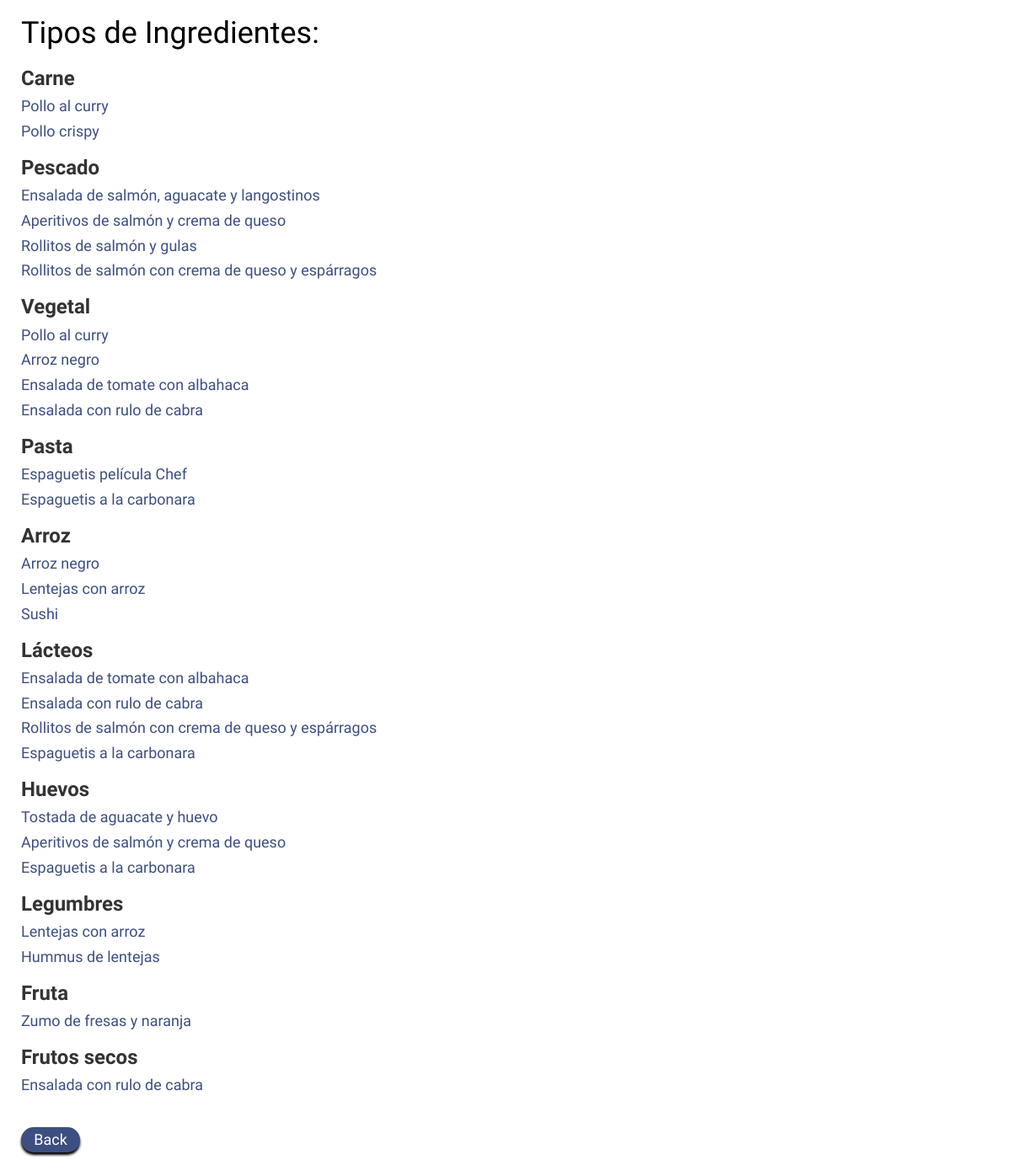
The app's page /listaIngredientes, older data.
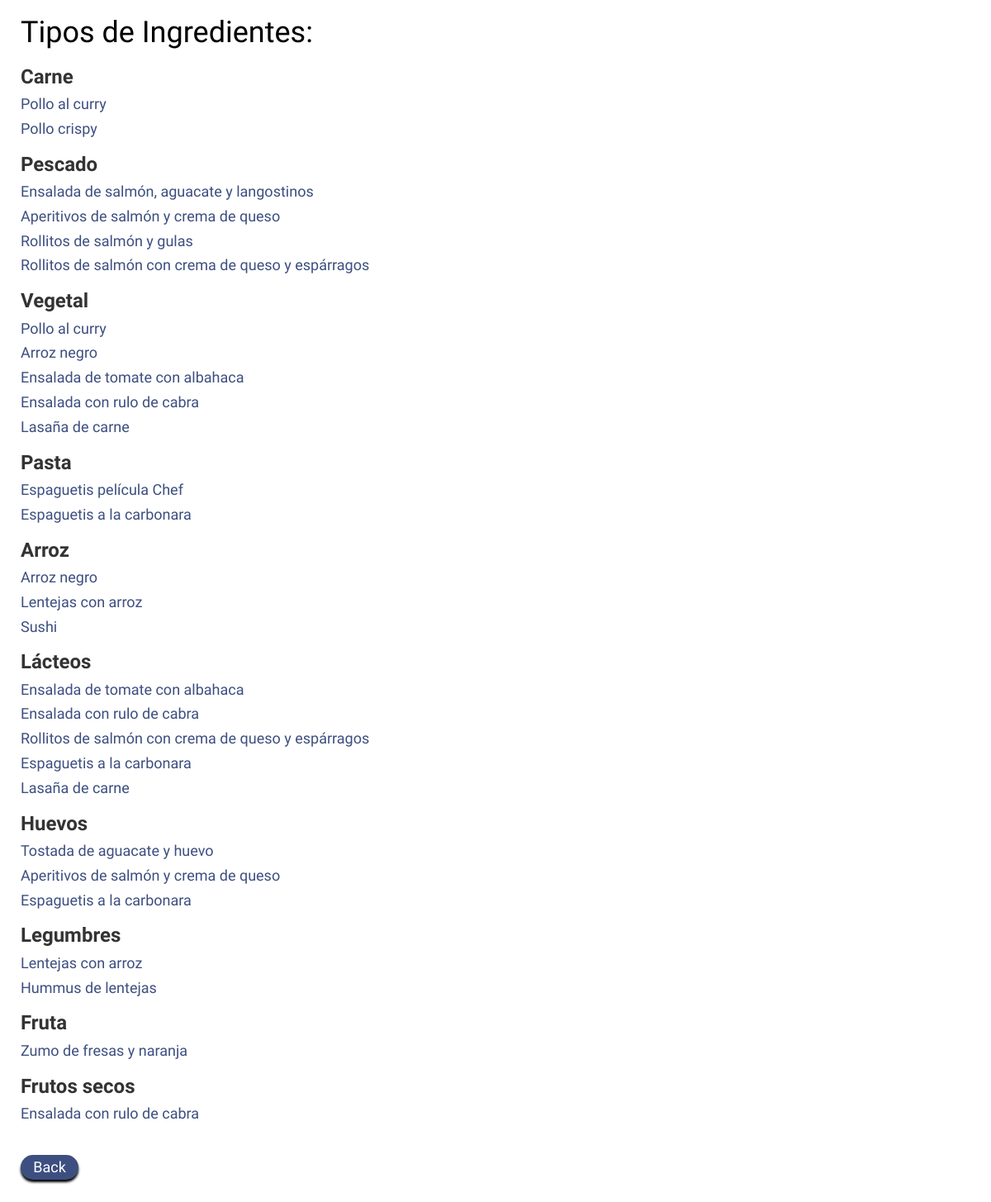
The same page, newer data.
### RecipesAndFun/models.py (models this page shows, shortened)
class receta(models.Model):
    nombre_receta= models.CharField(max_length=100)
    ingredientes= models.TextField(help_text='Escribe los ingredientes')
    preparacion= models.TextField(help_text='Preparación y pasos a seguir')
    tiempo_preparacion= models.IntegerField(help_text='Minutos para realizar la receta',default=60)
    receta_privada = models.BooleanField(default=False)
    review= models.CharField(help_text='Espacio para comentarios', max_length=1000, null=True,blank=True)
    rating= models.IntegerField
    fecha_publicacion= models.DateTimeField(blank=True, null=True)
    autor= models.ForeignKey(User, on_delete=models.CASCADE)

### RecipesAndFun/views.py (the view)
# urls.py: path('listaIngredientes', views.ingredient_list),
def ingredient_list(request):
    context={}
    tipo_comida ={}
    tipo_comida['carne'] = ingrediente.objects.filter(tipo='carne')
    tipo_comida['pescado'] = ingrediente.objects.filter(tipo='pescado')
    tipo_comida['vegetal'] = ingrediente.objects.filter(tipo='vegetal')
    tipo_comida['pasta'] = ingrediente.objects.filter(tipo='pasta')
    tipo_comida['arroz'] = ingrediente.objects.filter(tipo='arroz')
    tipo_comida['lacteo'] = ingrediente.objects.filter(tipo='lacteo')
    tipo_comida['fruta'] = ingrediente.objects.filter(tipo='fruta')
    tipo_comida['huevos'] = ingrediente.objects.filter(tipo='huevos')
    tipo_comida['legumbres'] = ingrediente.objects.filter(tipo='legumbres')
    tipo_comida['frutossecos'] = ingrediente.objects.filter(tipo='frutossecos')
    recetas_de = {}
    recetas_de['pollo'] = receta.objects.filter(ingredientes__contains='pollo')
    recetas_de['salmon'] = receta.objects.filter(ingredientes__contains='salmon')
    recetas_de['tomate'] = receta.objects.filter(ingredientes__contains='tomate')
    recetas_de['espaguetis'] = receta.objects.filter(ingredientes__contains='espaguetis')
    recetas_de['arroz'] = receta.objects.filter(ingredientes__contains='arroz')
    recetas_de['queso'] = receta.objects.filter(ingredientes__contains='queso')
    recetas_de['huevos'] = receta.objects.filter(ingredientes__contains='huevos')
    recetas_de['lentejas'] = receta.objects.filter(ingredientes__contains='lentejas')
    recetas_de['nueces'] = receta.objects.filter(ingredientes__contains='nueces')
    recetas_de['fresas'] = receta.objects.filter(ingredientes__contains='fresas')
    context={
        'recetas_de':recetas_de,
        'tipo_comida':tipo_comida
    }
    return render(request, "listaIngredientes.html", context)

### templates/listaIngredientes.html (shortened to what this page needs)
{% load static %}
<head>
    <link rel="stylesheet" href="//maxcdn.bootstrapcdn.com/bootstrap/3.2.0/css/bootstrap.min.css">
    <link rel="stylesheet" href="//maxcdn.bootstrapcdn.com/bootstrap/3.2.0/css/bootstrap-theme.min.css">
    <link rel="stylesheet" href="{% static 'css/recipesandfun.css' %}">
    <h1>Tipos de Ingredientes:</h1>
</head>
<body>
    <h3>Carne</h3>
    {%  for receta in recetas_de.pollo %}
        {% if receta.receta_privada == False %}
        <div>
            <h4><a href="{% url 'recipe_details' receta.id %}">
                {{ receta.nombre_receta }}</a></h4>
        </div>
        {% endif %}
    {% endfor %}
    <h3>Pescado</h3>
    {%  for receta in recetas_de.salmon %}
        {% if receta.receta_privada == False %}
        <div>
            <h4><a href="{% url 'recipe_details' receta.id %}">
                {{ receta.nombre_receta }}</a></h4>
        </div>
        {% endif %}
    {% endfor %}
    <h3>Vegetal</h3>
    {%  for receta in recetas_de.tomate %}
        {% if receta.receta_privada == False %}
        <div>
            <h4><a href="{% url 'recipe_details' receta.id %}">
                {{ receta.nombre_receta }}</a></h4>
        </div>
        {% endif %}
    {% endfor %}
    <h3>Pasta</h3>
    {%  for receta in recetas_de.espaguetis %}
        {% if receta.receta_privada == False %}
        <div>
            <h4><a href="{% url 'recipe_details' receta.id %}">
                {{ receta.nombre_receta }}</a></h4>
        </div>
        {% endif %}
    {% endfor %}
    <h3>Arroz</h3>
    {%  for receta in recetas_de.arroz %}
        {% if receta.receta_privada == False %}
        <div>
            <h4><a href="{% url 'recipe_details' receta.id %}">
                {{ receta.nombre_receta }}</a></h4>
        </div>
        {% endif %}
    {% endfor %}
    <h3>Lácteos</h3>
    {%  for receta in recetas_de.queso %}
        {% if receta.receta_privada == False %}
        <div>
            <h4><a href="{% url 'recipe_details' receta.id %}">
                {{ receta.nombre_receta }}</a></h4>
        </div>
        {% endif %}
    {% endfor %}
    <h3>Huevos</h3>
    {%  for receta in recetas_de.huevos %}
        {% if receta.receta_privada == False %}
        <div>
            <h4><a href="{% url 'recipe_details' receta.id %}">
                {{ receta.nombre_receta }}</a></h4>
        </div>
        {% endif %}
    {% endfor %}
    <h3>Legumbres</h3>
    {%  for receta in recetas_de.lentejas %}
        {% if receta.receta_privada == False %}
        <div>
            <h4><a href="{% url 'recipe_details' receta.id %}">
                {{ receta.nombre_receta }}</a></h4>
        </div>
        {% endif %}
    {% endfor %}
    <h3>Fruta</h3>
    {%  for receta in recetas_de.fresas %}
        {% if receta.receta_privada == False %}
        <div>
            <h4><a href="{% url 'recipe_details' receta.id %}">
                {{ receta.nombre_receta }}</a></h4>
        </div>
        {% endif %}
    {% endfor %}
    <h3>Frutos secos</h3>
    {%  for receta in recetas_de.nueces %}
        {% if receta.receta_privada == False %}
        <div>
            <h4><a href="{% url 'recipe_details' receta.id %}">
                {{ receta.nombre_receta }}</a></h4>
        </div>
        {% endif %}
    {% endfor %}
    <br>
        <h4><a href="/welcome" class="button">Back </a></h4>
</body>

### static/css/recipesandfun.css (style rules this page uses)
h1, h2 { color: #000000; font-family: 'Lobster'; }
h3 { font-family: 'Abel', sans-serif; font-weight: bold; }
h4,h5 { font-family: 'Abel', sans-serif; }
a { color: #3d4f80; }
.button { background: #3d4f80; display: inline-block; font-family: 'Abel', sans-serif; width: 70px; margin:0px; padding:5px 0px; text-align: center; color: #FFFFFF; box-shadow: 0px 3px 3px #000000; border-radius: 50px; }
body { padding-left: 25px; background: url("https://venngage-wordpress.s3.amazonaws.com/uploads/2018/11/15-Presentation-Background-Examples16.jpeg"); background-attachment: fixed; }

Row changes from the older to the newer data that the page shows:
added receta: nombre_receta "Lasaña de carne"
